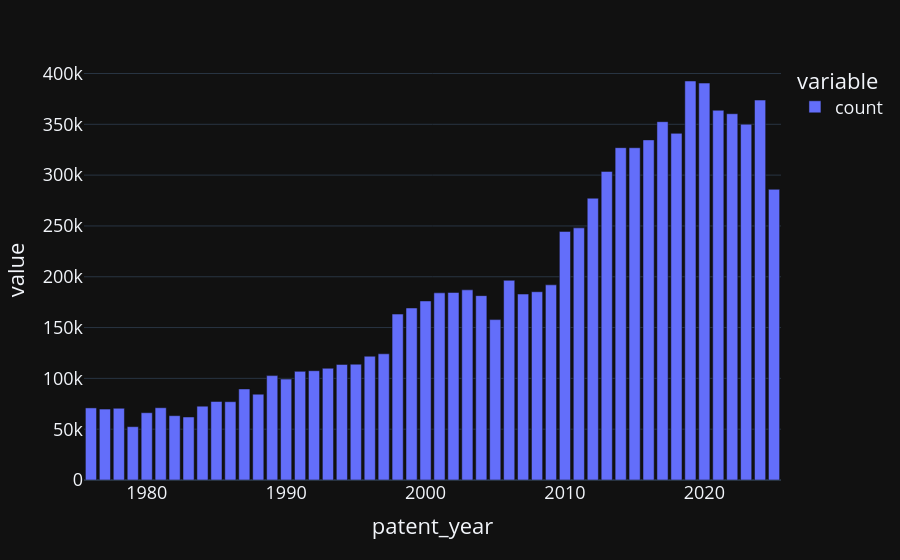

The notebook cell saved with this chart:
### Code cell
(
  patents_df
  .assign(
    patent_date=lambda df_: pd.to_datetime(df_.patent_date),
    patent_year=lambda df_: df_.patent_date.dt.year,
  )
  .patent_year
  .value_counts()
  .sort_index()
  .plot
  .bar()
)

### Figure 1 — Plotly figure (JSON) as saved in the notebook; plotly's stock layout.template omitted (floating-point values rounded to 4 significant figures)
{"data": [{"hovertemplate": "variable=count<br>patent_year=%{x}<br>value=%{y}<extra></extra>", "legendgroup": "count", "marker": {"color": "#636efa", "pattern": {"shape": ""}}, "name": "count", "orientation": "v", "showlegend": true, "textposition": "auto", "type": "bar", "x": [1976, 1977, 1978, 1979, 1980, 1981, 1982, 1983, 1984, 1985, 1986, 1987, 1988, 1989, 1990, 1991, 1992, 1993, 1994, 1995, 1996, 1997, 1998, 1999, 2000, 2001, 2002, 2003, 2004, 2005, 2006, 2007, 2008, 2009, 2010, 2011, 2012, 2013, 2014, 2015, 2016, 2017, 2018, 2019, 2020, 2021, 2022, 2023, 2024, 2025], "xaxis": "x", "y": [70941, 69820, 70586, 52484, 66212, 71112, 63292, 62019, 72689, 77276, 77050, 89591, 84449, 102719, 99275, 106891, 107540, 109933, 113723, 113954, 121811, 124181, 163265, 169252, 176192, 184172, 184494, 187104, 181413, 157829, 196489, 182978, 185260, 192052, 244599, 248101, 277285, 303658, 327014, 326969, 334674, 352587, 341104, 392618, 390572, 363829, 360417, 350093, 373852, 286024], "yaxis": "y"}], "layout": {"barmode": "relative", "legend": {"title": {"text": "variable"}, "tracegroupgap": 0}, "margin": {"t": 60}, "xaxis": {"anchor": "y", "domain": [0, 1], "title": {"text": "patent_year"}}, "yaxis": {"anchor": "x", "domain": [0, 1], "title": {"text": "value"}}}}
